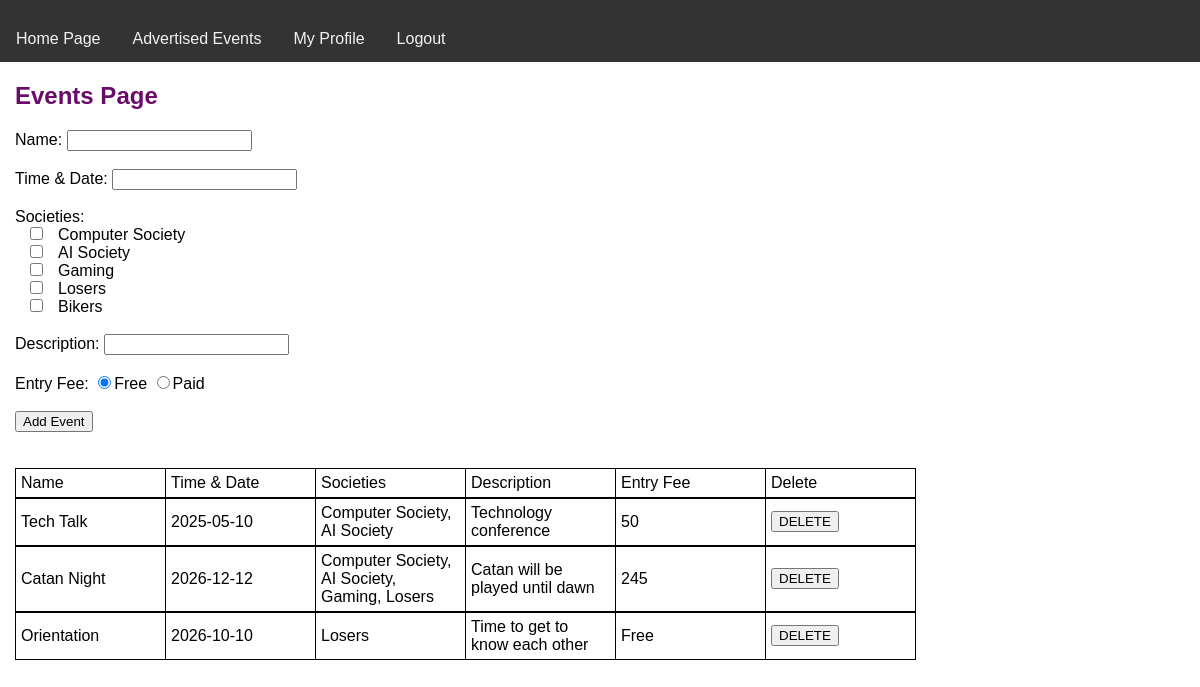
The page /events (signed in) on the database its author committed.
### tables this page shows
CREATE TABLE SOCIETY(societyID INTEGER PRIMARY KEY AUTOINCREMENT,name TEXT NOT NULL UNIQUE);

CREATE TABLE EVENT(eventID INTEGER PRIMARY KEY AUTOINCREMENT,entryPrice INTEGER,name TEXT NOT NULL UNIQUE,timeDate TEXT,description TEXT,username TEXT,FOREIGN KEY (username) REFERENCES USER(username));

### FlaskBackEnd/app.py (the view)
@app.route("/events", methods=["POST","GET"])
def seeevents ():
    if "username" in session:
        conn = get_db_connection()
        c = conn.cursor()
        c.execute("SELECT e.name, e.timeDate, GROUP_CONCAT(s.name, ', '), e.description, e.entryPrice, e.username, e.eventID "
                  "FROM Event e, SOCIETY s, USER u, EVENTSOCIETY es "
                  "WHERE u.username = e.username "
                    "AND e.eventID = es.eventID "
                    "AND es.societyID = s.societyID "
                  "GROUP BY e.eventID")
        userEvents = []
        allEvents = c.fetchall() # right now allEvents contains all events created by all users.
        for each in allEvents:   # iterate all events
            if each[5] == session["username"]:  # to show events based on logged in user, we check if logged in username and event.username in database matches.
                userEvents.append(each) # userEvents will contain events that specifically created by logged in user.
        c.execute("SELECT s.societyID, s.name FROM SOCIETY s")
        societies = c.fetchall() # send all society names for society checkbox options in events.html (and also IDs to find out which ones are clicked.)
        conn.close()
        return render_template("events.html",events = userEvents, societies=societies)
    else:
        error = "You need to Login to Create an Event!!!"
        return redirect(url_for("index", error=error))

### FlaskBackEnd/support.py (called while the page is built)
def get_db_connection():
        conn = sqlite3.connect("school.db")
        return conn

### Front_End/templates/events.html (shortened to what this page needs)
{% extends 'base.html' %}
{% block header %}
<h1 style="margin-left: 15px; color: #6a0b68">{% block title %}Events Page{% endblock %}</h1>
{% endblock %}
{% block content %}
    <form method="POST" action="/addevent" style="margin: 0 15px;">
        <label>Name: </label>
        <input type="text" name="name" required/><br/><br/>
        <label>Time & Date: </label>
        <input type="text" name="timeDate" required/><br/><br/>
        <label>Societies: </label><br/>
        {% for society in societies %}
            <input type="checkbox" style="margin: 0 15px;" name="societies" value="{{ society[0] }}">{{ society[1] }} <br>
        {% endfor %}
        <br/>
        <label>Description: </label>
        <input type="text" name="description" required/><br/><br/>
        <label>Entry Fee: </label>
        <input type="radio" id="free" name="fee" value="free" checked onclick="feeAction()"/>Free
        <input type="radio" id="paid" name="fee" value="paid" onclick="feeAction()"/>Paid<br/>
        <input type="submit" value="Add Event"/>
    </form>
<table class="styled-table">
      <tr>
          <td>Name</td>
          <td>Time & Date</td>
          <td>Societies</td>
          <td>Description</td>
          <td>Entry Fee</td>
          <td>Delete</td>
      </tr>
</table>
{% if not events %}
<table class="styled-table">
          <tr>
              <p style="margin-left: 15px">There are no events added by this user.</p>
          </tr>
</table>
{% else %}
{% for a in events %}
  <form method="POST" action="/delete_event">
      <table class="styled-table">
          <tr>
              <td>{{a[0]}}</td>
              <td>{{a[1]}}</td>
              <td>{{a[2]}}</td>
              <td>{{a[3]}}</td>
              <td>{{a[4]}}</td>
              <td><button type="submit" onclick="return confirm('Are you sure you want to delete this Event?')">DELETE</button></td>
          </tr>
      </table>
  </form>
{% endfor %}
{% endif %}
{% endblock %}

### Front_End/static/mystyle.css (style rules this page uses)
* { box-sizing: border-box; font-family: Arial, Helvetica, sans-serif; }
body { margin: 0; font-family: Arial, Helvetica, sans-serif; }
.styled-table { border-collapse: collapse; margin: 0 15px; }
.styled-table th,td { border: 1px solid black; padding: 5px 5px; width: 150px; }

### rows shown on the page
SOCIETY: name "Computer Society"
SOCIETY: name "AI Society"
SOCIETY: name "Gaming"
SOCIETY: name "Losers"
SOCIETY: name "Bikers"
EVENT: name "Tech Talk", timeDate "2025-05-10", a "Computer Society, AI Society", description "Technology conference", entryPrice "50"
EVENT: name "Catan Night", timeDate "2026-12-12", a "Computer Society, AI Society, Gaming, Losers", description "Catan will be played until dawn", entryPrice "245"
EVENT: name "Orientation", timeDate "2026-10-10", a "Losers", description "Time to get to know each other", entryPrice "Free"
